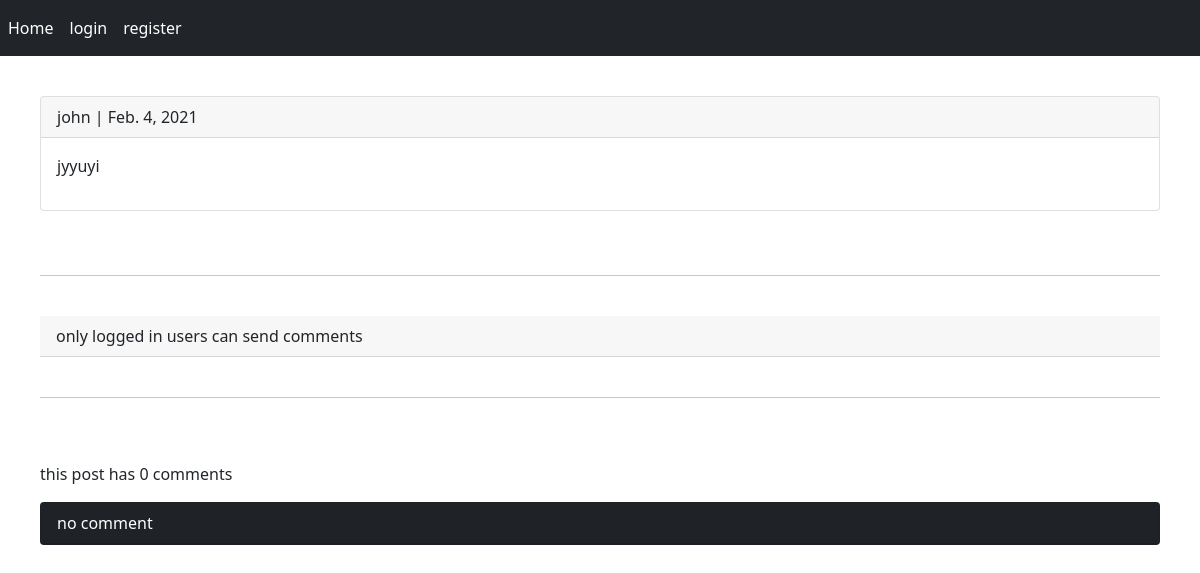
The app's page /2021/2/4/jyyuyi with its own data.
### posts/models.py (models this page shows, shortened)
class Post(models.Model):
    user = models.ForeignKey(User, on_delete=models.CASCADE)
    body = models.TextField(max_length=500)
    slug = models.SlugField(max_length=200)
    created = models.DateTimeField(auto_now_add=True)

### posts/views.py (the view)
# urls.py: path('<int:year>/<int:month>/<int:day>/<slug:slug>', views.post_detail, name='post_detail'),
def post_detail(request, year, month, day, slug):
    print(year, month, day, slug)
    post = get_object_or_404(Post, created__year = year, created__month = month, created__day = day, slug=slug)
    if request.method == 'POST':
        form = AddCommentForm(request.POST)
        if form.is_valid():
            new_comment = form.save(commit=False)
            new_comment.post = post
            new_comment.user = request.user
            new_comment.save()
            messages.success(request, 'your comment submitted successfully')
    else:
        form = AddCommentForm()
    comments = Comment.objects.filter(post = post, is_reply = False)
    count_comments = comments.count()
    context = {
        'form' : form,
        'post':post,
        'comments': comments,
        'count_comments' : count_comments
    }
    return render(request, 'posts/post_detail.html', context)

### templates/posts/post_detail.html (shortened to what this page needs)
{% extends 'base.html' %}
{% block content %}
    <div class="card ">
        <p class="card-header">{{ post.user }} | {{ post.created|date }}</p>
        <p class="card-body">{{ post.body }}</p>
    </div>
    <br /><br /><hr /><br />
    {% if request.user.is_authenticated %}
        <form action="" method="POST" class="col-md-6">
            {% csrf_token %}
            {{ form.as_p }}
            <input type="submit" value="Send Comment" class="btn btn-primary" />
        </form>
    {% else %}
        <p class="card-header">only logged in users can send comments</p>
    {% endif %}
    <br /><hr /><br /><br />
    <p>this post has {{ count_comments }} comments</p>
    {% for comment in comments %}
        <div class="card bg-dark text-white">
            <p class="card-header">{{ comment.user }}</p>
            <p class="card-header">{{ comment.body }}</p>
            {% for reply in comment.rcomment.all %}
                <p class="bg-primary text-white p-3 m-5" >{{ reply.user }} <br /> {{ reply.body }}</p>
            {% endfor %}
        </div>
        <br />
    {% empty %}
        <div class="card bg-dark text-white">
            <p class="card-header"> no comment </p>
        </div>
    {% endfor %}
{% endblock %}

### records on screen
Post: user "john", created "Feb. 4, 2021", body "jyyuyi"

### other values on screen
{{ count_comments }} "0"
